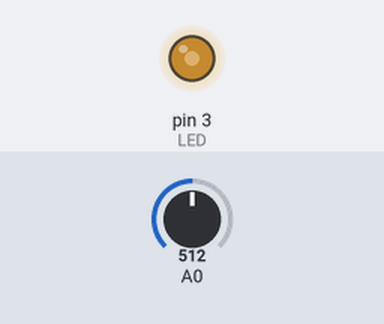
This sketch was run on a simulated Arduino Uno, built with avr-gcc and run on an emulated ATmega328P. Parts: output pins drawn as LEDs (lit = HIGH). The test bench sets the inputs (shaded band); at power-on: A0 = 512.

Above: at 1.2 s.
1.3 s: A0 set to 716
At 2.4 s:
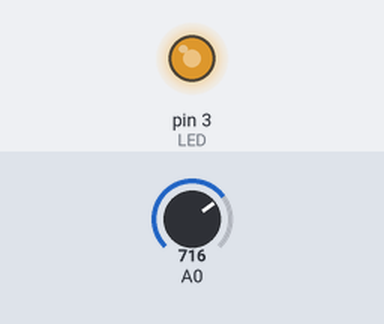
2.8 s: A0 set to 900
At 3.6 s:
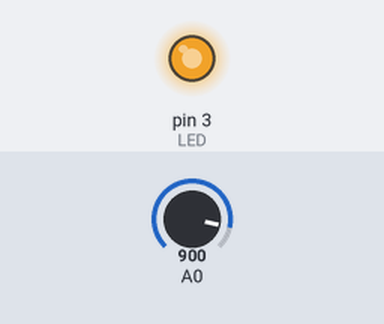
4.3 s: A0 set to 122
At 4.7 s:
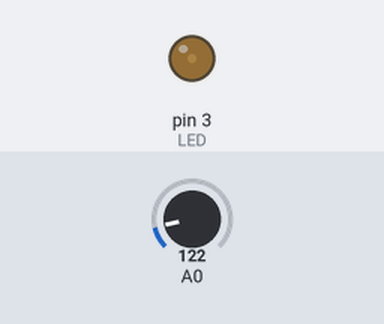
5.8 s: A0 set to 0
At 7.0 s:
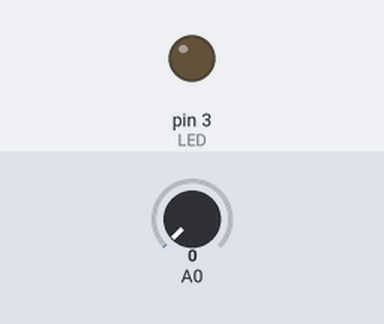
7.3 s: A0 set to 511
At 8.2 s:
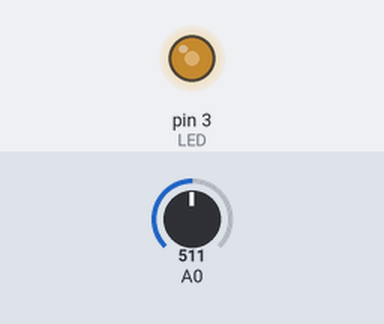
Timing chart, 0 to 9.8 s (numbered marks = the images above; inputs shaded):
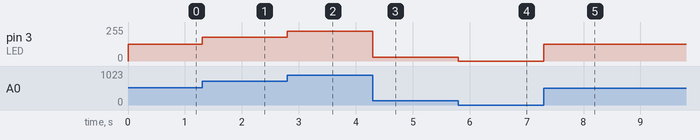

The sketch:

ex1-with_microcontroller.ino
```cpp
int LED = 3;

void setup()
{
  pinMode(LED, OUTPUT);
}

void loop()
{
  int PWM = analogRead(A0);
  PWM = map(PWM, 0, 1023, 0, 255); // Mapping reading to get values between 0 and 255
  analogWrite(LED, PWM);
}
```

Measured:
- after the input at 1.3 s, pin 3 (LED): 127/255 → 178/255 at once
- after the input at 2.8 s, pin 3 (LED): 178/255 → 224/255 at once
- after the input at 4.3 s, pin 3 (LED): 224/255 → 30/255 at once
- after the input at 5.8 s, pin 3 (LED): 30/255 → 0/255 at once
- after the input at 7.3 s, pin 3 (LED): 0/255 → 127/255 at once
